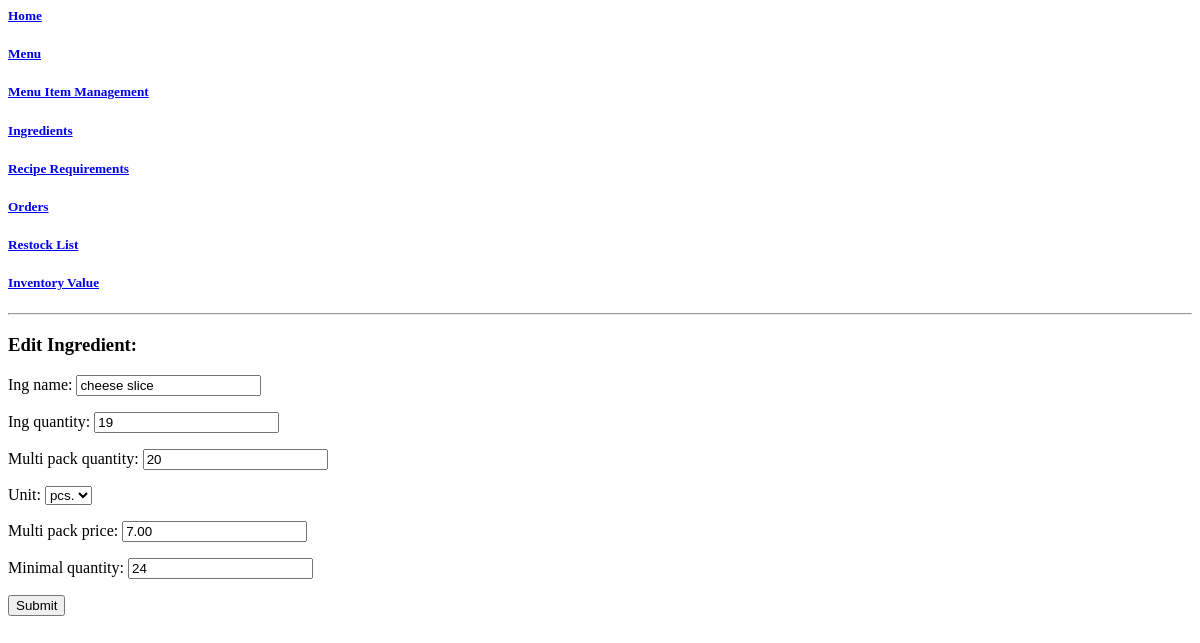
The page /ingredients/update/4 on the database as committed earlier.
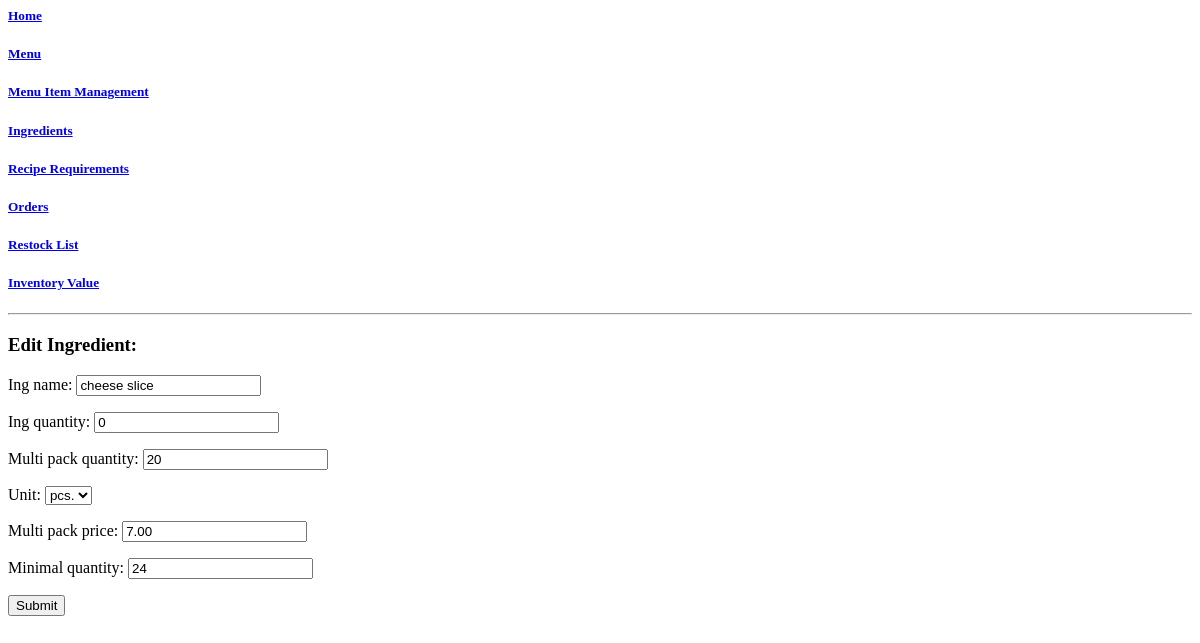
The same page on the database as committed later.
### crispy_crab/models.py (models this page shows, shortened)
class Ingredients(models.Model):
    PIECE = "PC"
    GRAM = "GR"
    MILLILITRE = "ML"
    INGREDIENT_UNIT_CHOICES = [
        (PIECE, "pcs."),
        (GRAM, "gr."),
        (MILLILITRE, "ml")
    ]
    ing_name = models.CharField(max_length=25, unique=True)
    ing_quantity = models.IntegerField(default=0)
    multi_pack_quantity = models.IntegerField(default=1)
    unit = models.CharField(max_length=2, choices=INGREDIENT_UNIT_CHOICES, default=PIECE)
    multi_pack_price = models.DecimalField(max_digits=8, decimal_places=2)
    minimal_quantity = models.IntegerField(default=0)
    class Meta:
        ordering = ['ing_name']

### crispy_crab/views.py (the view)
# urls.py: path('ingredients/update/<pk>', views.IngredientsUpdate.as_view(), name='ingredientsupdate'),
class IngredientsUpdate(UpdateView):
    model = Ingredients
    template_name = "crispy_crab/ingredients_update.html"
    form_class = IngredientsUpdateForm
    success_url = "/ingredients/list"

### crispy_crab/forms.py
class IngredientsUpdateForm(forms.ModelForm):
    class Meta:
        model = Ingredients
        fields = "__all__"

### crispy_crab/templates/crispy_crab/ingredients_update.html (shortened to what this page needs)
{% extends "crispy_crab/base.html" %}
{% block content %}
<hr>
<h3>Edit Ingredient:</h3>
<form method="POST">
  {{ form.as_p }}
  <input type="submit" value="Submit"/>
</form>
{% endblock %}

Rows that differ between the two databases and show on the page:
changed Ingredients "cheese slice": ing_quantity "19" → "0"
